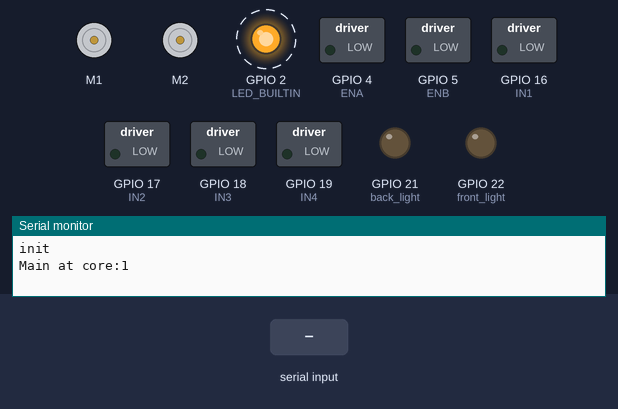
A sketch run on a simulated ESP32. On the bench: 2 × DC motor (green arrow = forward, orange = backward, longer = faster), switched loads named in the sketch (green lamp = pin HIGH), output pins drawn as LEDs (lit = HIGH), the last lines printed to the serial monitor. Dashed ring = blinking. The inputs (shaded band) are chosen by the test bench. Nothing arrives over Bluetooth unless stated.

Above: at 2.6 s.
2.7 s: "FS\n" received over Serial
6.0 s: "FS\n" received over the second serial link
9.3 s: "LS\n" received over Serial
12.6 s: "LS\n" received over the second serial link
At 13.0 s:
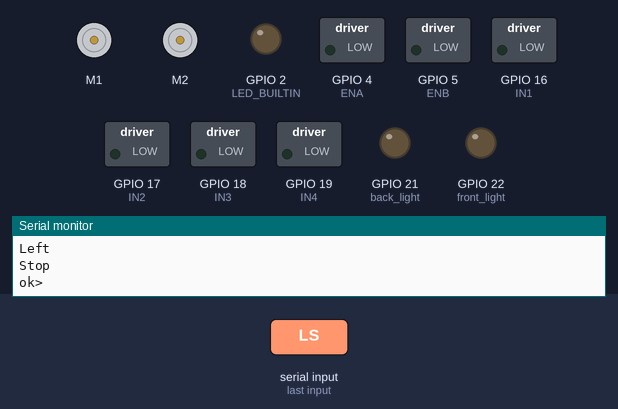
15.9 s: "RS\n" received over Serial
At 15.95 s:
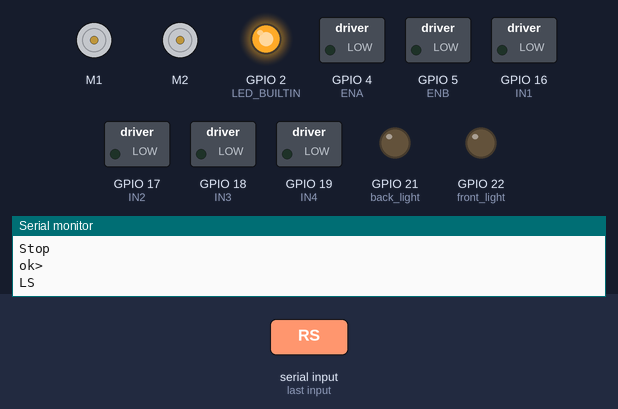
19.2 s: "RS\n" received over the second serial link
Timing chart, 0 to 23.5 s (numbered marks = the images above; inputs shaded):
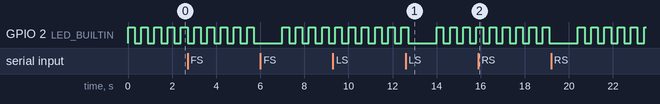

Measured:
- by itself, GPIO 2 (LED_BUILTIN): alternates HIGH for 0.30 s and LOW for 0.30 s

The sketch:

ble_rc.ino
```cpp
#include <Robojax_L298N_DC_motor.h>
#include <BluetoothSerial.h>
//--------- Flag structure --------------------------------------
typedef struct _vFlag
{
  uint8_t BTFlag = 0;
  uint8_t L298NFlag = 0;
  uint8_t CANFlag = 0;
  uint8_t I2C_Flag = 0;
  uint8_t BMP180Flag = 0;
  uint8_t DS18B20Flag = 0;
  uint8_t JSONFlag = 0;
  uint8_t LEDFlag = 1;
  uint8_t back_light_Flag = 0;
  uint8_t front_light_Flag = 0;
  uint8_t sensor1_Flag = 0;
  uint8_t initial_Flag = 0;
  uint8_t Tone_Flag = -1;
  uint8_t IR_RECV_Flag=0;
  uint8_t IR_SEND_Flag=0;
  uint8_t FunctionFlag = 3;
  uint8_t SendFlag = 0;
  uint8_t BMPCnt = 0;
} vFlag;
vFlag *flag_Ptr;
vFlag flag;

//----------uart--------------
#define LINE_BUFFER_LENGTH 64
//--------- uart structure --------------------------------------
typedef struct _vUart
{
  char c;
  int lineIndex = 0;
  int line1Index = 0;
  int BTlineIndex = 0;
  bool lineIsComment;
  bool lineSemiColon;
  char line[128];
  char BTline[20];
  String inputString;
  String BTinputString;
  String S1inputString;
  int V[16];
  char ctemp[30];
  char I2C_Data[80];
  int DC_Spped = 50;
  float Voltage[16];
  int Buffer[128];
  int StartCnt = 0;
  int ReadCnt = 0;
  int sensorValue = 0;
} vUart;
vUart *Uart_Ptr;
vUart Uart;
//---------BT--------------------
BluetoothSerial SerialBT;
//------LED------------------
#define LED_BUILTIN 2
//-------------L298---------------------------------------------------
// motor 1 settings
#define CHA 0
#define ENA 4 // this pin must be PWM enabled pin if Arduino board is used
#define IN1 16
#define IN2 17
// motor 2 settings
#define IN3 18
#define IN4 19
#define ENB 5// this pin must be PWM enabled pin if Arduino board is used
#define CHB 1

const int CCW = 2; // do not change
const int CW  = 1; // do not change

#define motor1 1 // do not change
#define motor2 2 // do not change


Robojax_L298N_DC_motor motors(IN1, IN2, ENA, CHA,  IN3, IN4, ENB, CHB);
//------Bluetooth RC Controller Define ----
#define back_light 21
#define front_light 22
#define horn_Buzz 18


void Forward()
{
  motors.rotate(motor1, 70, CCW);
  motors.rotate(motor2, 70, CCW);
}

void Reverse(){
  motors.rotate(motor1, 70, CW);
  motors.rotate(motor2, 70, CW);

}
void Left()
{
  //motors.rotate(motor1, 70, CW);
  motors.rotate(motor2, 70, CCW);
}
void Right()
{
  motors.rotate(motor1, 70, CCW);
  //motors.rotate(motor2, 70, CW);
}

void Stop()
{
  motors.brake(1);
  motors.brake(2);
}
//-------------------------------------------------
void setup()
{
  Serial.begin(9600);
  Serial.println(F("init"));
  SerialBT.begin("BT_L298N");
  pinMode(LED_BUILTIN, OUTPUT);
  pinMode(IN1, OUTPUT);
  pinMode(IN2, OUTPUT);
  pinMode(IN3, OUTPUT);
  pinMode(IN4, OUTPUT);
  pinMode(ENA, OUTPUT);
  pinMode(ENB, OUTPUT);
  pinMode(back_light, OUTPUT);
  pinMode(front_light, OUTPUT);
}
//-----------------------------------------
void loop()
{
  Serial.print(F("Main at core:"));
  Serial.println(xPortGetCoreID());
  while(1)
  {
    if(flag.LEDFlag == 1)
    {
      digitalWrite(LED_BUILTIN, HIGH);
      vTaskDelay(300);

      digitalWrite(LED_BUILTIN, LOW);
      vTaskDelay(300);
    }

    if(flag.back_light_Flag==2)
    {
      digitalWrite(back_light, HIGH);
      vTaskDelay(300);
      digitalWrite(back_light, LOW);
      vTaskDelay(300);
    }

    while (Serial.available() > 0)
    {
      Uart.c = Serial.read();

      if ((Uart.c == '\n') || (Uart.c == '\r'))
      { // End of line reached
        if (Uart.lineIndex > 0)
        { // Line is complete. Then execute!
          Uart.line[Uart.lineIndex] = '\0'; // Terminate string
          processCommand(Uart.line); // do something with the command
          Uart.lineIndex = 0;
          Uart.inputString = "";
        }
        else
        {
          // Empty or comment line. Skip block.
        }
        Uart.lineIsComment = false;
        Uart.lineSemiColon = false;
        Serial.println(F("ok>"));
      }
      else
      {
        if ((Uart.lineIsComment) || (Uart.lineSemiColon))
        {
          if (Uart.c == ')')
            Uart.lineIsComment = false; // End of comment. Resume line.
        }
        else
        {
          if (Uart.c == '/')
          { // Block delete not supported. Ignore character.
          }
          else if (Uart.c == '~')
          { // Enable comments flag and ignore all characters until ')' or EOL.
            Uart.lineIsComment = true;
          }
          else if (Uart.c == ';')
          {
            Uart.lineSemiColon = true;
          }
          else if (Uart.lineIndex >= LINE_BUFFER_LENGTH - 1)
          {
            Serial.println("ERROR - lineBuffer overflow");
            Uart.lineIsComment = false;
            Uart.lineSemiColon = false;
          }
          else if (Uart.c >= 'a' && Uart.c <= 'z')
          { // Upcase lowercase
            Uart.line[Uart.lineIndex] = Uart.c - 'a' + 'A';
            Uart.lineIndex = Uart.lineIndex + 1;
            Uart.inputString += (char)(Uart.c - 'a' + 'A');
          }
          else
          {
            Uart.line[Uart.lineIndex] = Uart.c;
            Uart.lineIndex = Uart.lineIndex + 1;
            Uart.inputString += Uart.c;
          }
        }
      }
    } //while (Serial.available() > 0)

    while (SerialBT.available())
    {
      flag.L298NFlag=1;
      String BTdata = SerialBT.readString();
      Stop();
      Serial.println(BTdata);
      BTprocessCommand(BTdata); // do something with the command
    }//while (BT.available())


  }
}
//-------------------BT-----------------
void BTprocessCommand(String data)
{
  if (data =="FS")
  {
    Serial.println(F("Forward"));
    Forward();
  }
  if (data == "LS")
  {
    Serial.println(F("Left"));
    Left();
  }
  if (data == "RS")
  {
    Serial.println(F("Right"));
    Right();
  }
  if (data == "BS")
  {
    Serial.println(F("Reverse"));
    Reverse();
  }
  if (data == "S")
  {
    Serial.println(F("Stop"));
    Stop();
  }
  if (data == "X")
  {
    Serial.println(F("Stop"));
    Stop();
    flag.back_light_Flag=2;
  }
  if (data == "x")
  {
    Serial.println(F("Stop"));
    Stop();
    flag.back_light_Flag=0;
  }
  if (data == "FGFS")
  {
    //左前
    motors.rotate(motor1, 60, CCW);
    motors.rotate(motor2, 100, CCW);
  }
  if (data == "FIFS")
  {
    //右前
    motors.rotate(motor1, 100, CCW);
    motors.rotate(motor2, 60, CCW);
  }
  if (data == "BHBS")
  {
    //左後
    motors.rotate(motor1, 60, CW);
    motors.rotate(motor2, 100, CW);
  }
  if (data == "BJBS")
  {
    //右後
    motors.rotate(motor1, 100, CW);
    motors.rotate(motor2, 60, CW);
  }
  if (data == "U")
  {
    //backlight
    digitalWrite(back_light, HIGH);
    flag.back_light_Flag=1;
    //Serial.println(F("light"));
  }
  if (data == "u")
  {

    digitalWrite(back_light, LOW);
    flag.back_light_Flag=0;
    //Serial.println(F("lightoff"));
  }
  if (data == "W")
  {
    digitalWrite(front_light, HIGH);
    flag.front_light_Flag=1;
    //Serial.println(F("light"));
  }
  if (data == "w")
  {
    digitalWrite(front_light, LOW);
    flag.front_light_Flag=0;
    //Serial.println(F("lightoff"));
  }

}
//----------------------------------------
void processCommand(char *data)
{
  int len, xlen, ylen, zlen, alen;
  int tempDIO;
  String stemp;

  len = Uart.inputString.length();
  //---------------------------------------
  if (strstr(data, "VER") != NULL)
  {
    Serial.println(F("ESP32_20230801"));
  }
  if (strstr(data, "F") != NULL)
  {
    Serial.println(F("Forward"));
    Forward();
  }
  if (strstr(data, "L") != NULL)
  {
    Serial.println(F("Left"));
    Left();
  }
  if (strstr(data, "R") != NULL)
  {
    Serial.println(F("Right"));
    Right();
  }
  if (strstr(data, "B") != NULL)
  {
    Serial.println(F("Reverse"));
    Reverse();
  }
  if (strstr(data, "S") != NULL)
  {
    Serial.println(F("Stop"));
    Stop();
  }
}
```
